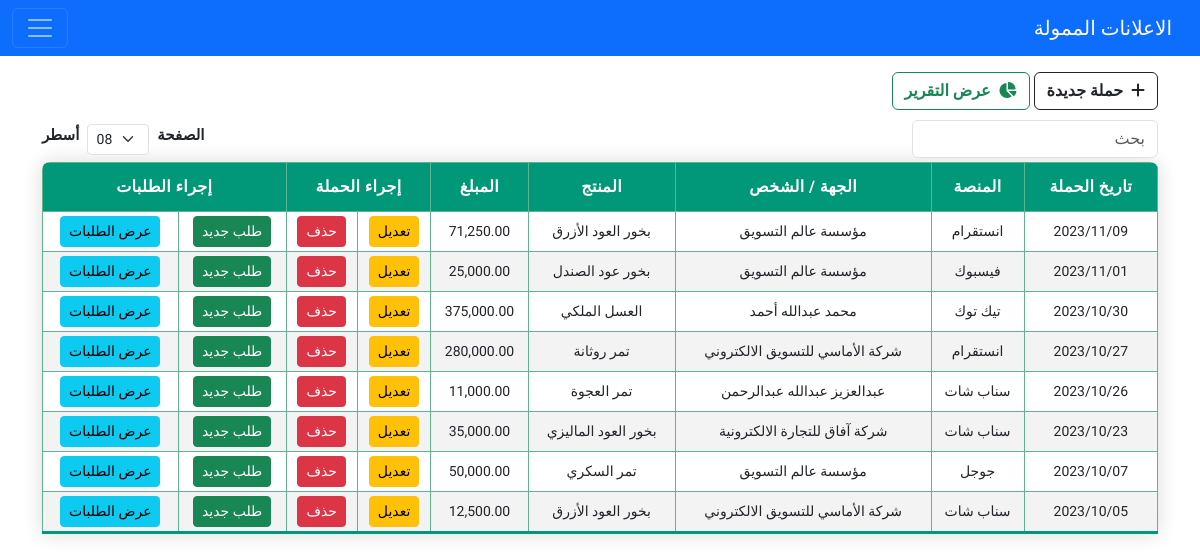
The page / on the database its author committed.
### app/models.py (models this page shows, shortened)
class MediaBuying(models.Model):
    media_campaign_date = models.DateField()
    media_name = models.CharField(max_length=300,null=True)
    media_platform = models.CharField(max_length=300,null=True)
    media_product = models.CharField(max_length=300,null=True)
    media_amount = models.DecimalField(max_digits=8, null=True, decimal_places = 2)
    media_amount_dollar = models.DecimalField(max_digits=8, null=True, decimal_places = 2)
    media_date_created = models.DateTimeField(auto_now_add=True,null=True)

### app/views.py (the view)
# urls.py: path('', views.index, name="index"),
def index(request):
    products = Product.objects.all()
    platforms = Platform.objects.all()
    references = Reference.objects.all()
    campaigns = MediaBuying.objects.all().order_by('-media_campaign_date')
    context = {
        'campaigns':campaigns,
        'products':products,
        'platforms':platforms,
        'references':references,
    }
    return render(request, 'index.html', context)

### app/templates/index.html (shortened to what this page needs)
{% extends 'base.html' %}
{% block content %}
<button class="btn btn-outline-dark" style="font-weight: bold;" data-bs-toggle="modal" data-bs-target="#addMediaBuying"><i class="fas fa-plus"></i>&nbsp; حملة جديدة</button>
<a class="btn btn-outline-success" style="font-weight: bold;" href="{% url 'mediabuying_report' %}"><i class="fas fa-chart-pie"></i>&nbsp; عرض التقرير</a>
<div class="tbl-container">
    <div class="d-flex justify-content-between mb-1 header">
        <div class="search">
            <input type="text" class="form-control" name="" id="search" placeholder="بحث">
        </div>
        <div class="d-flex align-items-center items-controller">
            <h5 style="font-size: 15px; font-weight: bold;" class="align-self-center">الصفحة</h5>
            <select name="" class="mx-2 form-select form-select-sm align-self-center" id="itemperpage">
                <option value="08" selected>08</option>
            </select>
            <h5 style="font-size: 15px; font-weight: bold;" class="align-self-center">أسطر</h5>
        </div>
    </div>
    <table class="tbl">
        <thead>
            <tr>
                <th>تاريخ الحملة</th>
                <th>المنصة</th>
                <th>الجهة / الشخص</th>
                <th>المنتج</th>
                <th>المبلغ</th>
                <th colspan="2">إجراء الحملة</th>
                <th colspan="2">إجراء الطلبات</th>
            </tr>
        </thead>
        <tbody>
            {% for campaign in campaigns %}
            <tr>
                <td data-label="تاريخ الحملة">{{campaign.media_campaign_date|date:'Y/m/d'}}</td>
                <td data-label="المنصة">{{campaign.media_platform}}</td>
                <td data-label="الجهة / الشخص">{{campaign.media_name}}</td>
                <td data-label="المنتج">{{campaign.media_product}}</td>
                <td data-label="المبلغ">{{campaign.media_amount|floatformat:'2g'}}</td>
                <td data-label="إجراء الحملة"><a href="#" class="btn btn-warning btn-sm btnsize" data-bs-toggle="modal" data-bs-target="#updateMediaBuying{{campaign.id}}">تعديل</a></td>
                <td data-label="إجراء الحملة"><a href="#" class="btn btn-danger btn-sm btnsize" data-bs-toggle="modal" data-bs-target="#deleteMediaBuying{{campaign.id}}">حذف</a></td>
                <td data-label="إجراء الطلبات"><a href="#" class="btn btn-success btn-sm btnsize" data-bs-toggle="modal" data-bs-target="#addRequest{{campaign.id}}">طلب جديد</a></td>
                <td data-label="إجراء الطلبات"><a href="{% url 'detail_request' campaign.id %}" class="btn btn-info btn-sm btnsize">عرض الطلبات</a></td>
            </tr>
            {% endfor %}
        </tbody>
    </table>
</div>
{% endblock content %}

### app/templates/base.html (shortened to what this page needs)
{% load static %}
<!DOCTYPE html>
<html lang="ar" dir="rtl">
<head>
    <link href="https://cdn.jsdelivr.net/npm/bootstrap@5.3.1/dist/css/bootstrap.min.css" rel="stylesheet">
    <link rel="stylesheet" href="https://cdnjs.cloudflare.com/ajax/libs/font-awesome/6.4.2/css/all.min.css" />
    <link rel="stylesheet" href="{% static 'css/style.css' %}">
</head>
<body>
    <nav class="navbar bg-primary" data-bs-theme="dark">
        <div class="container-fluid">
            {% block link-path %}<a class="navbar-brand" href="#">الاعلانات الممولة</a>{% endblock link-path %}
            <button class="navbar-toggler" type="button" data-bs-toggle="collapse" data-bs-target="#navbarSupportedContent"
                aria-controls="navbarSupportedContent" aria-expanded="false" aria-label="Toggle navigation">
                <span class="navbar-toggler-icon"></span>
            </button>
        </div>
    </nav>
    <div class="container mt-3">
        {% block content %}{% endblock content %}
    </div>
</body>
</html>

### app/static/css/style.css (style rules this page uses)
html, body { font-family: 'Amiri', serif; }
.tbl-container { margin: 10px auto 0; }
.tbl { width: 100%; border-collapse:collapse; border-radius: 8px 8px 0 0; overflow: hidden; box-shadow: 0 0 20px rgba(0, 0, 0, 0.15); }
.tbl thead { background-color: #009879; }
.tbl thead tr th { font-size: 16px; font-weight: bold; text-align: center; letter-spacing: 0.35px; color: #FFFFFF; opacity: 1; padding: 12px; vertical-align: middle; border: 1px solid #61b390; }
.tbl tbody tr td { font-size: 14px; font-weight: normal; padding: 4px; text-align: center; border: 1px solid #61b390; }
.tbl tbody tr:nth-of-type(even) { background-color: #f3f3f3; }
.tbl tbody tr:last-of-type { border-bottom: 3px solid #009879; }

### rows shown on the page
MediaBuying: media_campaign_date "2023/11/09", media_platform "انستقرام", media_name "مؤسسة عالم التسويق", media_product "بخور العود الأزرق", media_amount "71,250.00"
MediaBuying: media_campaign_date "2023/11/01", media_platform "فيسبوك", media_name "مؤسسة عالم التسويق", media_product "بخور عود الصندل", media_amount "25,000.00"
MediaBuying: media_campaign_date "2023/10/30", media_platform "تيك توك", media_name "محمد عبدالله أحمد", media_product "العسل الملكي", media_amount "375,000.00"
MediaBuying: media_campaign_date "2023/10/27", media_platform "انستقرام", media_name "شركة الأماسي للتسويق الالكتروني", media_product "تمر روثانة", media_amount "280,000.00"
MediaBuying: media_campaign_date "2023/10/26", media_platform "سناب شات", media_name "عبدالعزيز عبدالله عبدالرحمن", media_product "تمر العجوة", media_amount "11,000.00"
MediaBuying: media_campaign_date "2023/10/23", media_platform "سناب شات", media_name "شركة آفاق للتجارة الالكترونية", media_product "بخور العود الماليزي", media_amount "35,000.00"
MediaBuying: media_campaign_date "2023/10/07", media_platform "جوجل", media_name "مؤسسة عالم التسويق", media_product "تمر السكري", media_amount "50,000.00"
MediaBuying: media_campaign_date "2023/10/05", media_platform "سناب شات", media_name "شركة الأماسي للتسويق الالكتروني", media_product "بخور العود الأزرق", media_amount "12,500.00"
